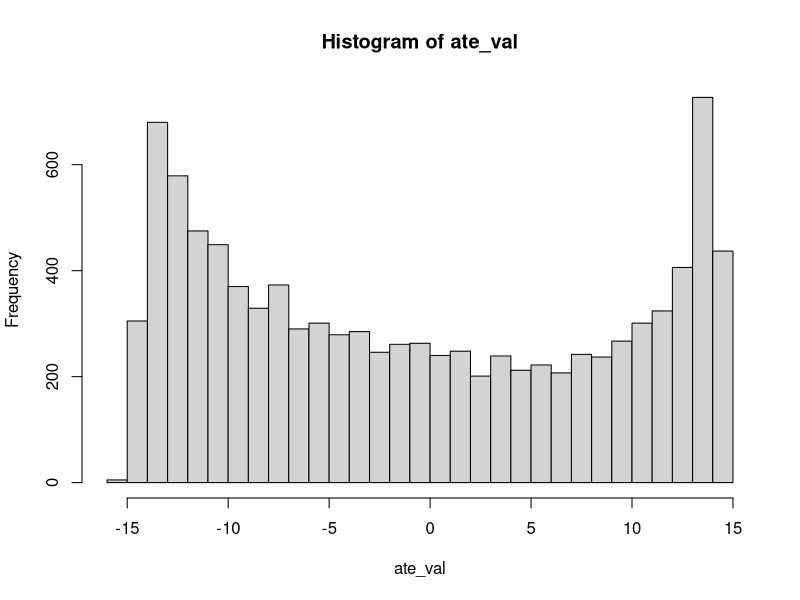

R code for this plot: (Note: this script raises an error after producing the figure.)
## Data generation code for non-randomized study in Seting 1
## We first generate the validation set with n_V = 10000
## Then we generate the training data

p <- 50; n_V <- 10000

### Validation set generation

## Latent varialbes from uniform distribution
Z_test <- replicate(p, runif(n_V, -2,2))

## True projection to the central mean space
B0 <- matrix(0, nr = p, nc = 2)
a = sqrt(0.6^2 + 0.5^2 + (-0.2)^2)
b = sqrt(        0.2^2 + 0.5^2 + (-0.5)^2)

B0[c(1,2,3),1] <- c(0.6, 0.5, -0.2) / a
B0[c(2,3,4),2] <- c(     0.2, 0.5, -0.5) / b 

## Covariates defined by latent variables
X_test <- Z_test
X_test[,1] <- exp(Z_test[,1]/2)
X_test[,2] <- Z_test[,2] / (1 + exp(Z_test[,1]))
X_test[,3] <- (Z_test[,1] * Z_test[,3] / 25 + 0.6)^3
X_test[,4] <- (Z_test[,2] + Z_test[,4] + 20)^2

V_test <- X_test %*% B0
V <- V_test
Z <- Z_test

## Propensity score
Z_tilde <- apply(Z[,c(2,4,6,8,10)], 1, sum) / 5
prop_V <- exp( -Z[,1] - 5 * Z_tilde ) / 
  (1 + exp( -Z[,1] - 5 * Z_tilde ))

A_V <- rbinom(n_V, 1, prop_V)
A_V <- 2*A_V - 1 

## Main effect
mu <- 5 + 6*Z[,1]+8*Z[,2]+3*Z[,3]+5*Z[,4]+7*Z[,5]
## Heterogeneous treatment effect
ate_val <-  5*sin(pi/((V[,1]+1)*sqrt(-V[,2]))) * V[,1] +
            2.5*(sin(pi * V[,1])) * log(-V[,2])
hist(ate_val, breaks = 30)


d_star <- ate_val > 0
d_star <- d_star * 2 - 1

Q0_V <- mu + A_V * ( ate_val )

## Reward from normal distribution
Y_test <- Q0_V + rnorm(n_V, mean = 0, sd = 1)
test <- data.frame(A = A_V, X = X_test, Y = Y_test)

## Optimal decision: Non-linear decision rule
## Probability of beig assigned to +1 group
pie_V <- rep(0, n_V)
pie_V[A_V==1] <- prop_V[A_V==1]
pie_V[A_V==-1] <- 1-prop_V[A_V==-1]

## Optimal reward based on the optimal decision rule d_star
optimal <- mean(Y_test * (A_V == d_star) / pie_V) / mean((A_V == d_star) / pie_V)

################### Train data

n <- 500; p <- 50 # n <- 1000

Z <- replicate(p, runif(n,-2,2))
X <- Z
X[,1] <- exp(Z[,1]/2)
X[,2] <- Z[,2] / (1 + exp(Z[,1]))
X[,3] <- (Z[,1] * Z[,3] / 25 + 0.6)^3
X[,4] <- (Z[,2] + Z[,4] + 20)^2

V <- X %*% B0

Z_tilde <- apply(Z[,c(2,4,6,8,10)], 1, sum) / 5

prop <- exp( -Z[,1] - 5 * Z_tilde ) / 
  (1 + exp( -Z[,1] - 5 * Z_tilde ))

A_binary <- rbinom(n, 1, prop)
A <- 2*A_binary - 1
pie <- rep(0, n)
pie[A==1] <- prop[A==1]
pie[A==-1] <- 1-prop[A==-1]

mu <- 5 + 6*Z[,1]+8*Z[,2]+3*Z[,3]+5*Z[,4]+7*Z[,5]
ate_val <-  5*sin(pi/((V[,1]+1)*sqrt(-V[,2]))) * V[,1] +
  2.5*(sin(pi * V[,1])) * log(-V[,2])

Q0 <- mu + A * ( ate_val )

Y <- Q0 + rnorm(n, mean = 0, sd = 1)

## Estimate w_hat

OUTstd <- transform.sob(X)
Xstd <- OUTstd$Xstd
Xlim <- OUTstd$Xlim
K <- getK_sob_prod(as.matrix(Xstd))

# design a grid for the tuning parameter
nlam <- 50
lams <- exp(seq(log(1e-6), log(1), len=nlam))

# compute weights for T=1
fit1 <- ATE.ncb.SN(A_binary, K, lam1s=lams)
# compute weights for T=0
fit0 <- ATE.ncb.SN(1-A_binary, K, lam1s=lams)

wgt <- fit1$w + fit0$w

logist <- glm(A_binary ~ X, family = "binomial")
prop <- predict(logist, type = "response")

pie <- rep(0, n)
pie[A==1] <- prop[A==1]
pie[A==-1] <- 1-prop[A==-1]

logist.cv <- cv.glmnet(X, A_binary, family = "binomial", 
                       lambda = seq(0.0001, 0.1, length.out = 100))
logist <- glmnet(X, A_binary, family = "binomial", 
                 lambda = logist.cv$lambda.min)

prop <- predict(logist, type = "response", newx = X)
pie_lasso <- rep(0, n)
pie_lasso[A==1] <- prop[A==1]
pie_lasso[A==-1] <- 1-prop[A==-1]

train <- data.frame(A, X, Y, Z = Z, A_binary, Q0,
                    V1=V[,1], V2=V[,2],
                    wgt, inv_logit = 1/pie, inv_logit_lasso = 1/pie_lasso)

